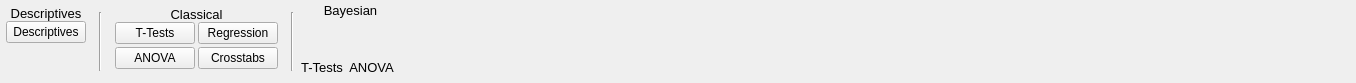
<?xml version="1.0" encoding="UTF-8"?>
<ui version="4.0">
 <class>RibbonAnalysis</class>
 <widget class="QWidget" name="RibbonAnalysis">
  <property name="geometry">
   <rect>
    <x>0</x>
    <y>0</y>
    <width>1356</width>
    <height>83</height>
   </rect>
  </property>
  <property name="windowTitle">
   <string>Form</string>
  </property>
  <layout class="QGridLayout" name="gridLayout_3">
   <property name="leftMargin">
    <number>0</number>
   </property>
   <property name="topMargin">
    <number>0</number>
   </property>
   <property name="rightMargin">
    <number>0</number>
   </property>
   <property name="bottomMargin">
    <number>0</number>
   </property>
   <item row="0" column="0">
    <widget class="QWidget" name="widget" native="true">
     <layout class="QVBoxLayout" name="verticalLayout">
      <property name="spacing">
       <number>0</number>
      </property>
      <property name="leftMargin">
       <number>6</number>
      </property>
      <property name="topMargin">
       <number>6</number>
      </property>
      <property name="rightMargin">
       <number>6</number>
      </property>
      <property name="bottomMargin">
       <number>0</number>
      </property>
      <item>
       <widget class="QLabel" name="label">
        <property name="font">
         <font>
          <pointsize>10</pointsize>
         </font>
        </property>
        <property name="text">
         <string>Descriptives</string>
        </property>
        <property name="alignment">
         <set>Qt::AlignCenter</set>
        </property>
       </widget>
      </item>
      <item>
       <widget class="QWidget" name="widget_9" native="true">
        <layout class="QGridLayout" name="gridLayout_5">
         <property name="leftMargin">
          <number>0</number>
         </property>
         <property name="topMargin">
          <number>0</number>
         </property>
         <property name="rightMargin">
          <number>0</number>
         </property>
         <property name="bottomMargin">
          <number>0</number>
         </property>
         <property name="spacing">
          <number>3</number>
         </property>
         <item row="0" column="0">
          <widget class="RibbonButton" name="Descriptives">
           <property name="text">
            <string>Descriptives</string>
           </property>
           <property name="icon">
            <iconset resource="resources/icons.qrc">
             <normaloff>:/icons/edit-delete-shred.png</normaloff>:/icons/edit-delete-shred.png</iconset>
           </property>
          </widget>
         </item>
         <item row="1" column="0">
          <widget class="QWidget" name="widget_10" native="true">
           <property name="sizePolicy">
            <sizepolicy hsizetype="Preferred" vsizetype="Preferred">
             <horstretch>0</horstretch>
             <verstretch>1</verstretch>
            </sizepolicy>
           </property>
          </widget>
         </item>
        </layout>
       </widget>
      </item>
     </layout>
    </widget>
   </item>
   <item row="0" column="1">
    <widget class="QWidget" name="widget_20" native="true">
     <layout class="QGridLayout" name="gridLayout_10">
      <property name="leftMargin">
       <number>1</number>
      </property>
      <property name="topMargin">
       <number>12</number>
      </property>
      <property name="rightMargin">
       <number>1</number>
      </property>
      <property name="bottomMargin">
       <number>12</number>
      </property>
      <item row="0" column="0">
       <widget class="Line" name="line_7">
        <property name="orientation">
         <enum>Qt::Vertical</enum>
        </property>
       </widget>
      </item>
     </layout>
    </widget>
   </item>
   <item row="0" column="2">
    <widget class="QWidget" name="widget_2" native="true">
     <layout class="QVBoxLayout" name="verticalLayout_2">
      <property name="spacing">
       <number>0</number>
      </property>
      <property name="leftMargin">
       <number>6</number>
      </property>
      <property name="topMargin">
       <number>6</number>
      </property>
      <property name="rightMargin">
       <number>6</number>
      </property>
      <property name="bottomMargin">
       <number>0</number>
      </property>
      <item>
       <widget class="QLabel" name="label_5">
        <property name="minimumSize">
         <size>
          <width>0</width>
          <height>16</height>
         </size>
        </property>
        <property name="maximumSize">
         <size>
          <width>16777215</width>
          <height>20</height>
         </size>
        </property>
        <property name="font">
         <font>
          <pointsize>10</pointsize>
         </font>
        </property>
        <property name="text">
         <string>Classical</string>
        </property>
        <property name="alignment">
         <set>Qt::AlignCenter</set>
        </property>
       </widget>
      </item>
      <item>
       <widget class="QWidget" name="widget_4" native="true">
        <layout class="QGridLayout" name="gridLayout">
         <property name="leftMargin">
          <number>0</number>
         </property>
         <property name="topMargin">
          <number>0</number>
         </property>
         <property name="rightMargin">
          <number>0</number>
         </property>
         <property name="bottomMargin">
          <number>0</number>
         </property>
         <property name="spacing">
          <number>3</number>
         </property>
         <item row="2" column="0">
          <widget class="QWidget" name="widget_5" native="true">
           <property name="sizePolicy">
            <sizepolicy hsizetype="Preferred" vsizetype="Preferred">
             <horstretch>0</horstretch>
             <verstretch>1</verstretch>
            </sizepolicy>
           </property>
          </widget>
         </item>
         <item row="0" column="0">
          <widget class="RibbonButton" name="classicalTTestButton">
           <property name="text">
            <string>T-Tests</string>
           </property>
          </widget>
         </item>
         <item row="1" column="0">
          <widget class="RibbonButton" name="classicalAnovaButton">
           <property name="text">
            <string>ANOVA</string>
           </property>
          </widget>
         </item>
         <item row="0" column="2">
          <widget class="RibbonButton" name="classicalRegressionButton">
           <property name="text">
            <string>Regression</string>
           </property>
          </widget>
         </item>
         <item row="1" column="2">
          <widget class="RibbonButton" name="Crosstabs">
           <property name="text">
            <string>Crosstabs</string>
           </property>
          </widget>
         </item>
        </layout>
       </widget>
      </item>
     </layout>
    </widget>
   </item>
   <item row="0" column="3">
    <widget class="QWidget" name="widget_19" native="true">
     <layout class="QGridLayout" name="gridLayout_9">
      <property name="leftMargin">
       <number>1</number>
      </property>
      <property name="topMargin">
       <number>12</number>
      </property>
      <property name="rightMargin">
       <number>1</number>
      </property>
      <property name="bottomMargin">
       <number>12</number>
      </property>
      <item row="0" column="0">
       <widget class="Line" name="line_6">
        <property name="orientation">
         <enum>Qt::Vertical</enum>
        </property>
       </widget>
      </item>
     </layout>
    </widget>
   </item>
   <item row="0" column="4">
    <widget class="QWidget" name="widget_3" native="true">
     <layout class="QGridLayout" name="gridLayout_2">
      <property name="leftMargin">
       <number>0</number>
      </property>
      <property name="topMargin">
       <number>0</number>
      </property>
      <property name="rightMargin">
       <number>0</number>
      </property>
      <property name="bottomMargin">
       <number>0</number>
      </property>
      <property name="verticalSpacing">
       <number>0</number>
      </property>
      <item row="3" column="1">
       <widget class="QLabel" name="label_4">
        <property name="font">
         <font>
          <pointsize>10</pointsize>
         </font>
        </property>
        <property name="text">
         <string>T-Tests</string>
        </property>
        <property name="alignment">
         <set>Qt::AlignCenter</set>
        </property>
       </widget>
      </item>
      <item row="0" column="1" colspan="3">
       <widget class="QLabel" name="label_6">
        <property name="minimumSize">
         <size>
          <width>0</width>
          <height>16</height>
         </size>
        </property>
        <property name="maximumSize">
         <size>
          <width>16777215</width>
          <height>20</height>
         </size>
        </property>
        <property name="font">
         <font>
          <pointsize>10</pointsize>
         </font>
        </property>
        <property name="text">
         <string>Bayesian</string>
        </property>
        <property name="alignment">
         <set>Qt::AlignCenter</set>
        </property>
       </widget>
      </item>
      <item row="1" column="2">
       <widget class="QPushButton" name="bayesianAnovaButton">
        <property name="minimumSize">
         <size>
          <width>0</width>
          <height>32</height>
         </size>
        </property>
        <property name="styleSheet">
         <string notr="true">QWidget {
	font-size: 11px;
	text-decoration: none;
	font-family: &quot;Lucida Grande&quot;, &quot;Lucida Sans Unicode&quot;, sans-serif;
	font-weight:normal;
	color: #000;
	border: none;

	margin: 0 4px ;
	padding: 4px 0 ;
}

QPushButton::menu-indicator {
	image: none ;
}


QWidget::hover {
	border-radius: 4px;
	border:1px solid #9a9a9a;

	/*background-color: qlineargradient(spread:reflect, x1:0, y1:1, x2:0, y2:0, stop:0 rgba(235, 235, 235, 255), stop:0.5 rgba(245, 245, 245, 255), stop:0.527094 rgba(243, 243, 243, 255), stop:1 rgba(255, 255, 255, 255))*/
}

QWidget::pressed {
	/*background-color: qlineargradient(spread:pad, x1:0, y1:1, x2:0, y2:0, stop:0 rgba(211, 247, 253, 255), stop:0.339901 rgba(135, 197, 251, 255), stop:0.605911 rgba(161, 209, 249, 255), stop:1 rgba(212, 233, 252, 255));*/

background-color: qlineargradient(spread:pad, x1:0, y1:1, x2:0, y2:0, stop:0 rgba(235, 235, 235, 255), stop:0.389163 rgba(213, 213, 213, 255), stop:0.610837 rgba(213, 213, 213, 255), stop:1 rgba(255, 255, 255, 255))
}</string>
        </property>
        <property name="icon">
         <iconset resource="resources/icons.qrc">
          <normaloff>:/icons/tools-wizard.png</normaloff>:/icons/tools-wizard.png</iconset>
        </property>
        <property name="iconSize">
         <size>
          <width>48</width>
          <height>32</height>
         </size>
        </property>
       </widget>
      </item>
      <item row="3" column="2">
       <widget class="QLabel" name="label_7">
        <property name="font">
         <font>
          <pointsize>10</pointsize>
         </font>
        </property>
        <property name="text">
         <string>ANOVA</string>
        </property>
        <property name="alignment">
         <set>Qt::AlignCenter</set>
        </property>
       </widget>
      </item>
      <item row="1" column="1">
       <widget class="QPushButton" name="bayesianTTestButton">
        <property name="minimumSize">
         <size>
          <width>0</width>
          <height>32</height>
         </size>
        </property>
        <property name="styleSheet">
         <string notr="true">QWidget {
	font-size: 11px;
	text-decoration: none;
	font-family: &quot;Lucida Grande&quot;, &quot;Lucida Sans Unicode&quot;, sans-serif;
	font-weight:normal;
	color: #000;
	border: none;

	margin: 0 4px ;
	padding: 4px 0 ;
}

QPushButton::menu-indicator {
	image: none ;
}


QWidget::hover {
	border-radius: 4px;
	border:1px solid #9a9a9a;

	/*background-color: qlineargradient(spread:reflect, x1:0, y1:1, x2:0, y2:0, stop:0 rgba(235, 235, 235, 255), stop:0.5 rgba(245, 245, 245, 255), stop:0.527094 rgba(243, 243, 243, 255), stop:1 rgba(255, 255, 255, 255))*/
}

QWidget::pressed {
	/*background-color: qlineargradient(spread:pad, x1:0, y1:1, x2:0, y2:0, stop:0 rgba(211, 247, 253, 255), stop:0.339901 rgba(135, 197, 251, 255), stop:0.605911 rgba(161, 209, 249, 255), stop:1 rgba(212, 233, 252, 255));*/

background-color: qlineargradient(spread:pad, x1:0, y1:1, x2:0, y2:0, stop:0 rgba(235, 235, 235, 255), stop:0.389163 rgba(213, 213, 213, 255), stop:0.610837 rgba(213, 213, 213, 255), stop:1 rgba(255, 255, 255, 255))
}</string>
        </property>
        <property name="icon">
         <iconset resource="resources/icons.qrc">
          <normaloff>:/icons/tools-wizard.png</normaloff>:/icons/tools-wizard.png</iconset>
        </property>
        <property name="iconSize">
         <size>
          <width>48</width>
          <height>32</height>
         </size>
        </property>
       </widget>
      </item>
     </layout>
    </widget>
   </item>
   <item row="0" column="5">
    <spacer name="horizontalSpacer">
     <property name="orientation">
      <enum>Qt::Horizontal</enum>
     </property>
     <property name="sizeHint" stdset="0">
      <size>
       <width>1066</width>
       <height>20</height>
      </size>
     </property>
    </spacer>
   </item>
  </layout>
  <zorder>widget_2</zorder>
  <zorder>widget</zorder>
  <zorder>widget_20</zorder>
  <zorder>horizontalSpacer</zorder>
  <zorder>widget_19</zorder>
  <zorder>widget_3</zorder>
 </widget>
 <customwidgets>
  <customwidget>
   <class>RibbonButton</class>
   <extends>QPushButton</extends>
   <header>widgets/ribbonbutton.h</header>
  </customwidget>
 </customwidgets>
 <resources>
  <include location="resources/icons.qrc"/>
 </resources>
 <connections>
  <connection>
   <sender>Descriptives</sender>
   <signal>clicked()</signal>
   <receiver>RibbonAnalysis</receiver>
   <slot>itemSelected()</slot>
   <hints>
    <hint type="sourcelabel">
     <x>75</x>
     <y>33</y>
    </hint>
    <hint type="destinationlabel">
     <x>677</x>
     <y>39</y>
    </hint>
   </hints>
  </connection>
 </connections>
 <slots>
  <slot>itemSelected()</slot>
  <slot>menuItemSelected()</slot>
 </slots>
</ui>
